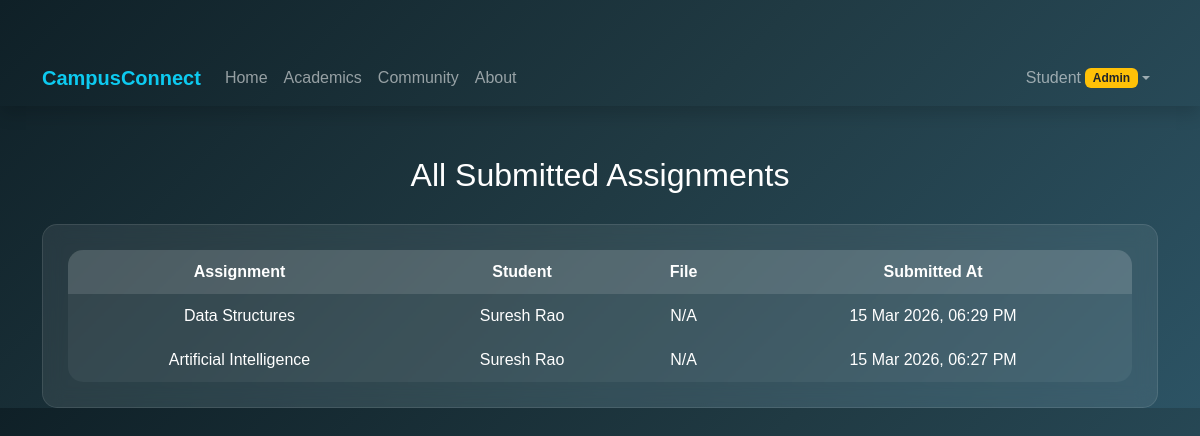
The app's page /view_submissions.php (signed in), older data.
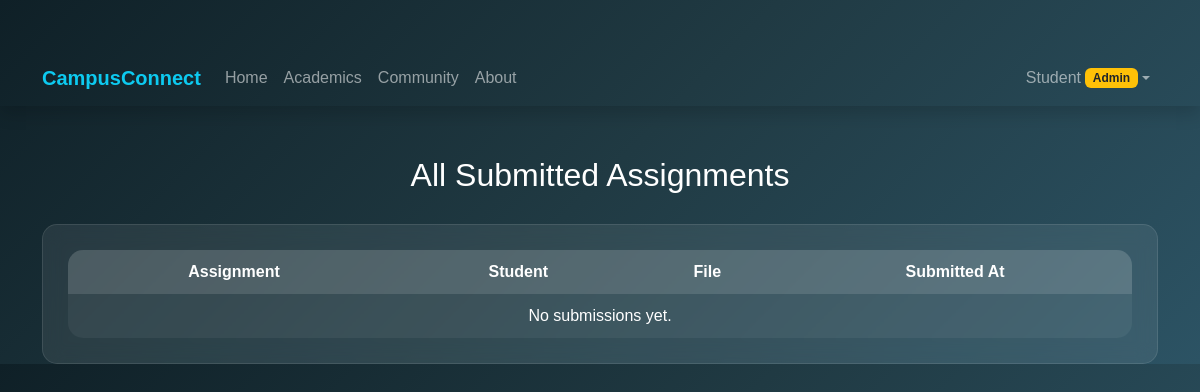
The same page, newer data.
### tables this page shows
CREATE TABLE `assignment_submissions` (
  `id` int(11) NOT NULL,
  `assignment_id` int(11) NOT NULL,
  `student_id` int(11) NOT NULL,
  `file_path` varchar(255) NOT NULL,
  `submitted_at` datetime DEFAULT current_timestamp()
);

CREATE TABLE `assignments` (
  `id` int(11) NOT NULL,
  `title` varchar(255) DEFAULT NULL,
  `course_name` varchar(100) DEFAULT NULL,
  `due_date` date DEFAULT NULL,
  `created_at` datetime DEFAULT current_timestamp()
);

CREATE TABLE `users` (
  `id` int(11) NOT NULL,
  `role` varchar(20) NOT NULL DEFAULT 'student',
  `fullname` varchar(100) NOT NULL,
  `email` varchar(100) NOT NULL,
  `password` varchar(255) NOT NULL,
  `department` varchar(100) DEFAULT NULL,
  `year` varchar(50) DEFAULT NULL,
  `profile_pic` longblob DEFAULT NULL,
  `created_at` timestamp NOT NULL DEFAULT current_timestamp(),
  `phone` varchar(20) DEFAULT NULL,
  `dob` date DEFAULT NULL,
  `class_year` varchar(50) DEFAULT NULL
);

### view_submissions.php (the view, shortened to what this page needs)
<?php
include("config.php");
$query = "SELECT s.*, a.title AS assignment_title, u.fullname AS student_name
          FROM assignment_submissions s
          JOIN assignments a ON s.assignment_id = a.id
          JOIN users u ON s.student_id = u.id
          ORDER BY s.submitted_at DESC";
$result = mysqli_query($conn, $query);
?>
<!DOCTYPE html>
<html lang="en">
<head>
<link href="https://cdn.jsdelivr.net/npm/bootstrap@5.3.2/dist/css/bootstrap.min.css" rel="stylesheet">
</head>
<body>
<?php include('navbar.php'); ?>
<div class="container">
    <h2>All Submitted Assignments</h2>
    <div class="glass-card table-responsive">
        <table class="table-glass">
            <thead>
                <tr>
                    <th>Assignment</th>
                    <th>Student</th>
                    <th>File</th>
                    <th>Submitted At</th>
                </tr>
            </thead>
            <tbody>
                <?php if(mysqli_num_rows($result) > 0): ?>
                    <?php while($row = mysqli_fetch_assoc($result)): ?>
                        <tr>
                            <td><?php echo htmlspecialchars($row['assignment_title']); ?></td>
                            <td><?php echo htmlspecialchars($row['student_name']); ?></td>
                            <td>
                                <?php if(!empty($row['file_path']) && file_exists($row['file_path'])): ?>
                                    <a href="<?php echo htmlspecialchars($row['file_path']); ?>" target="_blank" class="btn btn-light btn-sm">View PDF</a>
                                    <a href="<?php echo htmlspecialchars($row['file_path']); ?>" download class="btn btn-info btn-sm">Download PDF</a>
                                <?php else: ?>
                                    N/A
                                <?php endif; ?>
                            </td>
                            <td><?php echo !empty($row['submitted_at']) ? date("d M Y, h:i A", strtotime($row['submitted_at'])) : 'N/A'; ?></td>
                        </tr>
                    <?php endwhile; ?>
                <?php else: ?>
                    <tr><td colspan="4" class="text-center">No submissions yet.</td></tr>
                <?php endif; ?>
            </tbody>
        </table>
    </div>
</div>
</body>
</html>

### navbar.php (shortened to what this page needs)
<?php
$currentPage = basename(parse_url($_SERVER['REQUEST_URI'], PHP_URL_PATH));
$username = htmlspecialchars($_SESSION['username'] ?? "Student", ENT_QUOTES, 'UTF-8');
$role = $_SESSION['role'] ?? "user";
?>
<nav class="navbar navbar-expand-lg navbar-dark navbar-custom sticky-top shadow">
  <div class="container">
    <a class="navbar-brand fw-bold text-info" href="index.php">
        <i class="bi bi-mortarboard-fill"></i> CampusConnect
    </a>
    <div class="collapse navbar-collapse" id="navbarNav">
      <ul class="navbar-nav me-auto">
        <li class="nav-item"><a class="nav-link <?= ($currentPage=="index.php")?'active-link':'' ?>" href="index.php">Home</a></li>
        <li class="nav-item"><a class="nav-link <?= ($currentPage=="academics.php")?'active-link':'' ?>" href="academics.php">Academics</a></li>
        <li class="nav-item"><a class="nav-link <?= ($currentPage=="community.php")?'active-link':'' ?>" href="community.php">Community</a></li>
        <li class="nav-item"><a class="nav-link <?= ($currentPage=="about.php")?'active-link':'' ?>" href="about.php">About</a></li>
      </ul>
<ul class="navbar-nav align-items-center">
  <li class="nav-item dropdown">
    <a class="nav-link dropdown-toggle d-flex align-items-center" href="#" data-bs-toggle="dropdown">
      <i class="bi bi-person-circle me-1"></i> <?= $username ?>
      <?php if($role=="admin"): ?>
        <span class="badge bg-warning text-dark ms-1" title="Administrator">Admin</span>
      <?php endif; ?>
    </a>
  </li>
</ul>
    </div>
  </div>
</nav>

### view_submissions.php (style rules this page uses)
body { background: linear-gradient(135deg,#0f2027,#203a43,#2c5364); color:white; font-family: Arial, sans-serif; }
.container { margin-top:50px; }
.glass-card { background: rgba(255,255,255,0.08); backdrop-filter: blur(10px); border-radius:15px; padding:25px; border:1px solid rgba(255,255,255,0.1); }
.table-glass { width:100%; border-collapse: separate; border-spacing:0; background: rgba(255,255,255,0.05); border-radius:15px; overflow:hidden; text-align:center; }
.table-glass th, .table-glass td { padding:10px; color:white; }
.table-glass thead th { background: rgba(255,255,255,0.12); }
h2 { text-align:center; margin-bottom:30px; }

Row changes from the older to the newer data that the page shows:
removed assignment_submissions: assignment.title "Data Structures", student.fullname "Suresh Rao", shows "N/A", submitted_at "15 Mar 2026, 06:29 PM"
removed assignment_submissions: assignment.title "Artificial Intelligence", student.fullname "Suresh Rao", shows "N/A", submitted_at "15 Mar 2026, 06:27 PM"
Text that changed along with them:
text now shown: "No submissions yet."
